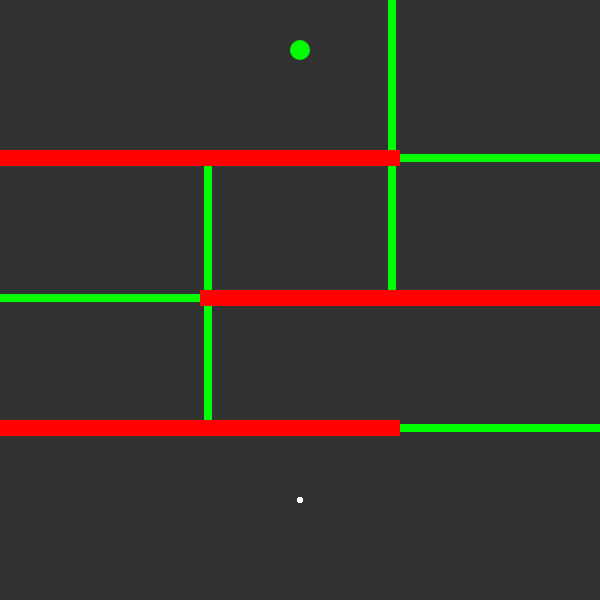
Frame 1 (no input)
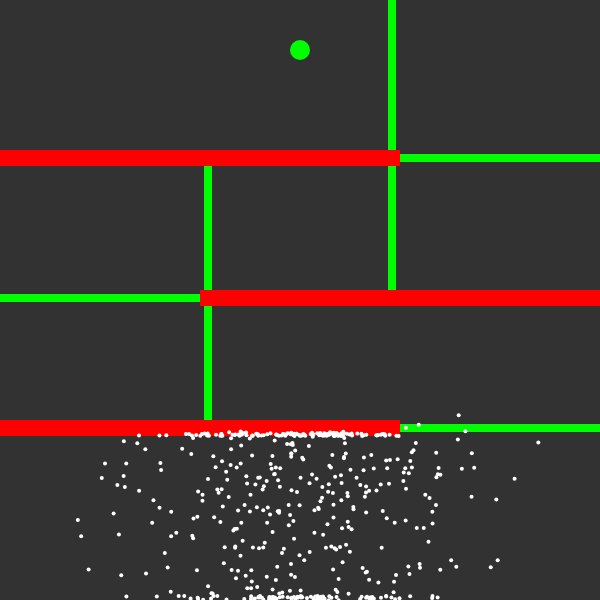
Frame 60 (no input)
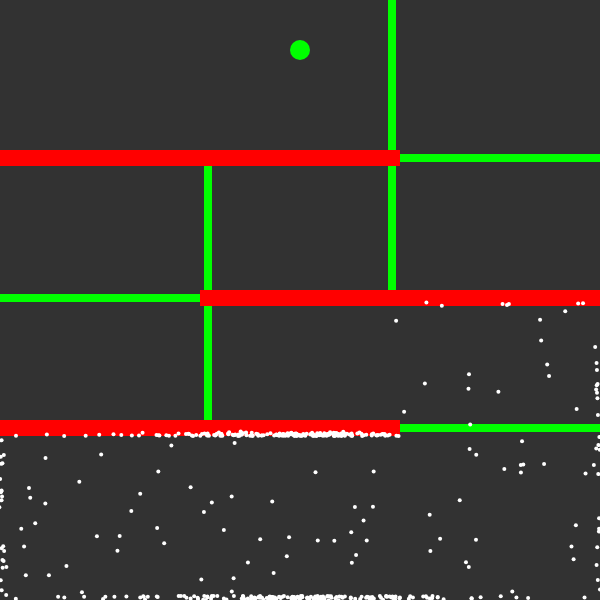
Frame 120 (the mouse pressed at the canvas centre since frame 60)

The p5.js sketch that drew these frames (run headless with seeded random() and noise() and a simulated clock; from frame 60 on, the mouse is pressed at the canvas centre):

// p5.js sketch
// ── sketch.js
let fliers = [];
let lifespan = 350;
let target;
let gamecount = 0;
let pool;
let mutrate = 2;
let obstacles;
let checkpoints;

let completer = null;

let avfit = 0;
let totalfit = 0;

function setup() {
    createCanvas(600, 600);
    noStroke();
    
    
    for (let i=0; i < 500; i++) {
        fliers[i] = new Flier();
    }
    
    target = createVector(300, 50);
    
    
    //_______________________________
    obstacles = [
        new obstacle(0, 150, 400, 16),
        new obstacle(200, 290, 400, 16),
        new obstacle(0, 420, 400, 16),
        
    ]
    //_______________________________
    checkpoints = [
        new obstacle(400, 424, 200, 8),
        new obstacle(204, 306, 8, 114),
        new obstacle(0, 294, 200, 8),
        new obstacle(204, 166, 8, 124),
        new obstacle(400, 154, 200, 8),
        new obstacle(388, 0, 8, 150),
        new obstacle(388, 166, 8, 124),
        
        
    ]
    //______________________________
}

function draw() {
    background(50);
    
    if (!completer) {
    
    fill(255, 0, 0);
    for (let obs of obstacles) {
        obs.show();
    }
    
    fill(0, 255, 0);
    ellipse(target.x, target.y, 20); 
    
    //Remove for speed    
    for (let check of checkpoints) {
        check.show();
    }
    
    fill(255);
    
    if (gamecount<lifespan) {
        for (let i=0; i < fliers.length; i++) {
            fliers[i].update();
            
            //Remove for speed 
            fliers[i].show();
        }
    
        gamecount++;
    } else {
        
        selection();//MAKES POOL BASED ON FITNESS
        crossover();//RESETS FLIES WITH BETTER DNA
        mutation();//ALLOWS FOR NEW INNOVATION BEHOND #1 OF GEN 1
        gamecount = 0;
        
        avfit = totalfit / 500;
        //console.log(avfit);
        avfit = 0;
        totalfit = 0;
    }
    } else {
        fill(255, 0, 0);
        for (let obs of obstacles) {
            obs.show();
        }
        
        fill(0, 255, 0);
        ellipse(target.x, target.y, 20);
        
        fill(255);
        completer.update();
        completer.show();
        
        gamecount++;
        
        if (gamecount == lifespan + 10){
            completer = new Flier(completer.dna);
            gamecount = 0;
        }
    }
}

function selection() {
    pool = [];
    
    for (let i=0; i<fliers.length; i+=2) {
        
        let chance = fliers[i].thisfit();
        
        for (let j=0; j<chance; j++) {
            pool[pool.length] = fliers[i].dna;

        }
    }
    
}


function crossover() {
    
    for (let i=0; i<fliers.length; i++) {
        let gene1 = random(pool);
        let gene2 = random(pool);
        let newgene = []; // VECTOR ARRAY, NOT DNA
        
        for (let j=0; j<lifespan/2; j++) {
            newgene[j] = gene1.vecs[j];
        }
        
        for (let k=lifespan/2; k<lifespan; k++) {
            newgene[k] = gene2.vecs[k];
        }
        
        
        fliers[i] = new Flier(new DNA(newgene));
        
    }
  
}

function mutation() {
    for (let flierator of fliers) {
        for (let vecno=0; vecno<flierator.dna.vecs.length; vecno++) {
        
            if (random(100) < mutrate) {
                flierator.dna.vecs[vecno] = p5.Vector.random2D();
            }
            
        }
    }
}
// ── dna.js
class DNA {
    
    constructor(vecs) {
        if (vecs) {
            this.vecs = vecs;
        }else {
        
            this.vecs = [];
            for (let i=0; i<lifespan; i++) {
                this.vecs[i] = p5.Vector.random2D();
                this.vecs[i].setMag(0.5);
            }
         }
    }
    
}
// ── flier.js
class Flier {
    
    constructor(brain) {
        
        this.pos = createVector(300, 500);
        this.vel = createVector();
        this.acc = createVector();
        
        if (brain) {
            this.dna = brain;
        } else {
            this.dna = new DNA();
        }
        
        this.live = true;
        this.stepcount = 0;
        
        this.checkpoints = [];
        
    }
    
    update() {
        
        if (this.live) {
            this.acc = this.dna.vecs[this.stepcount].copy();
        
            this.vel.add(this.acc);
            this.vel.limit(5);
            this.pos.add(this.vel);
            
            this.edges();
            this.stepcount++;
        }
        this.acc.mult(0);
    }
    
    show() {
        
        ellipse(this.pos.x, this.pos.y, 4);
        
    }
    
    edges() {
        if (this.pos.x < 4 || this.pos.x > width-4 || this.pos.y < 4 || this.pos.y > height-4) {
            this.live = false;
        }
        if (dist(this.pos.x, this.pos.y, target.x, target.y) < 10) {
            this.live = false;
        }
        
        for (var obs of obstacles) {
            if (obs.hit(this)) {
                this.live = false;
            }
        }
        
        for (let check of checkpoints) {
            let doublecheck = false;
            for (let prevcheck of this.checkpoints) {
                if (prevcheck === check) {
                    doublecheck = true;
                }
            }
            if (check.hit(this) && !doublecheck) {
                this.checkpoints.push(check);
            }
        }
        
    }
    
    thisfit() {
        let d = dist(this.pos.x, this.pos.y, target.x, target.y);        
        let ret = floor(1000/d*2) * this.checkpoints.length ** 2 - 1;
        
        if (d<10) {
            completer = new Flier(this.dna);
            
        }
        
        totalfit += ret;
        return ret;
    }
    
}






// ── obstacles.js
class obstacle {
    
    constructor(x, y, w, h) {
        this.x = x;
        this.y = y;
        this.w = w;
        this.h = h;
    }
    
    hit(flier) {
        return flier.pos.x > this.x && flier.pos.x < this.x + this.w &&
               flier.pos.y > this.y && flier.pos.y < this.y + this.h
    }
    
    show() {
        rect(this.x, this.y, this.w, this.h);
    }
    
}
